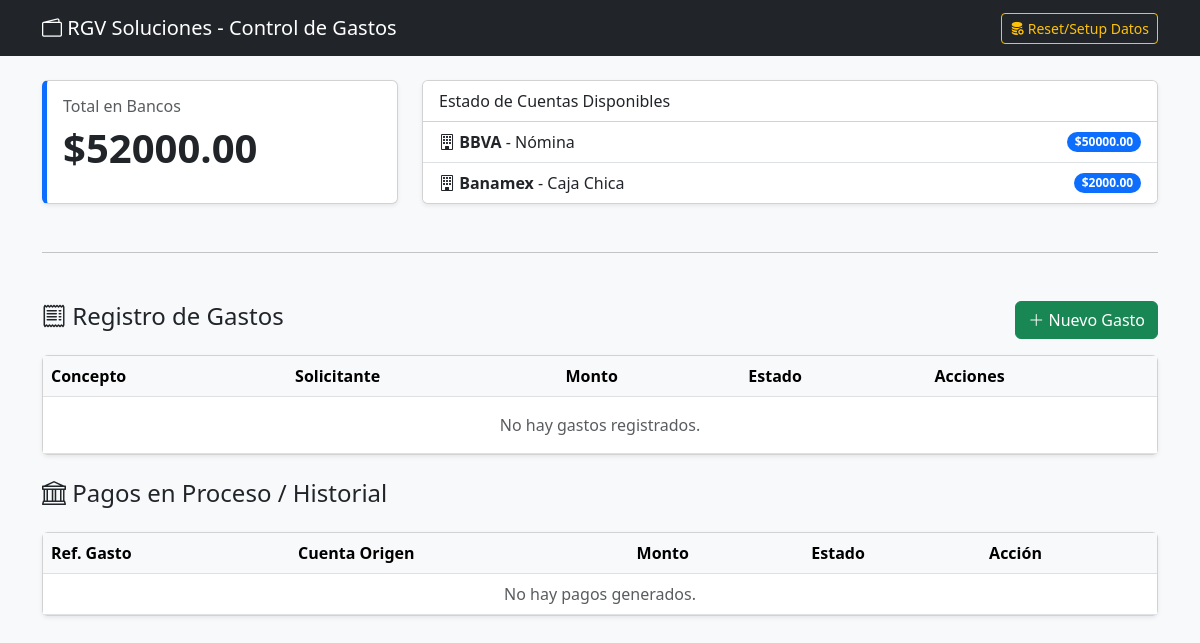
The app's page /, older data.
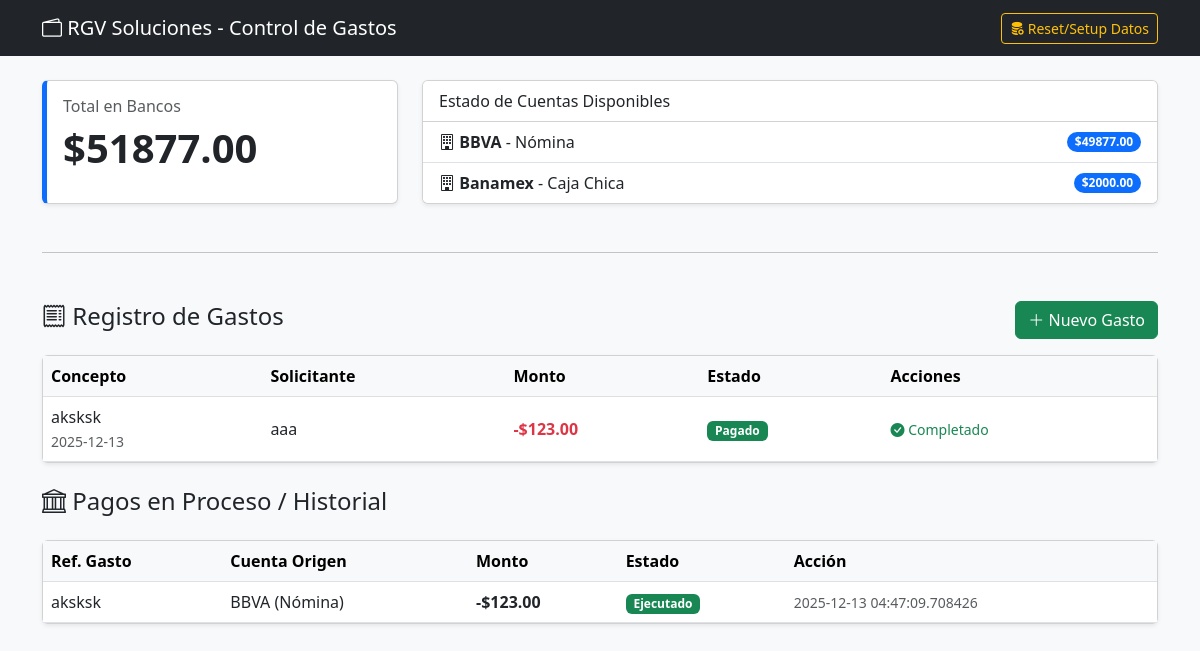
The same page, newer data.
### models.py (models this page shows, shortened)
class CuentaBancaria(db.Model):
    __tablename__ = 'cuenta_bancaria'
    id = db.Column(db.Integer, primary_key=True)
    nombre_banco = db.Column(db.String(100), nullable=False)
    nombre_cuenta = db.Column(db.String(100), nullable=False)
    numero_cuenta = db.Column(db.String(50), nullable=False, unique=True)
    saldo = db.Column(db.Numeric(12, 2), default=0.00)
    moneda = db.Column(db.String(10), default='MXN')
    pagos = db.relationship('Pago', backref='cuenta', lazy=True)

class Gasto(db.Model):
    __tablename__ = 'gasto'
    id = db.Column(db.Integer, primary_key=True)
    solicitante = db.Column(db.String(100), nullable=False)
    concepto = db.Column(db.String(200), nullable=False)
    monto = db.Column(db.Numeric(10, 2), nullable=False)
    fecha_creacion = db.Column(db.DateTime, default=datetime.utcnow)
    estado = db.Column(db.String(20), default='PENDIENTE')
    motivo_cancelacion = db.Column(db.String(300))
    pagos = db.relationship('Pago', backref='gasto', lazy=True)

class Pago(db.Model):
    __tablename__ = 'pago'
    id = db.Column(db.Integer, primary_key=True)
    gasto_id = db.Column(db.Integer, db.ForeignKey('gasto.id'), nullable=False)
    cuenta_id = db.Column(db.Integer, db.ForeignKey('cuenta_bancaria.id'), nullable=False)
    monto = db.Column(db.Numeric(10, 2), nullable=False)
    fecha_creacion = db.Column(db.DateTime, default=datetime.utcnow)
    fecha_programada = db.Column(db.Date, nullable=True)
    fecha_ejecucion = db.Column(db.DateTime)
    estado = db.Column(db.String(20), default='PENDIENTE')
    motivo_cancelacion = db.Column(db.String(300))
    notas = db.Column(db.String(500))

### app.py (the view)
@app.route('/')
def index():
    gastos = Gasto.query.order_by(Gasto.fecha_creacion.desc()).all()
    pagos = Pago.query.order_by(Pago.fecha_creacion.desc()).all()
    cuentas = CuentaBancaria.query.all()
    total_bancos = sum(c.saldo for c in cuentas)
    return render_template('base.html', gastos=gastos, pagos=pagos, cuentas=cuentas, total_bancos=total_bancos)

### templates/base.html (shortened to what the changed rows need)
<!doctype html>
<html lang="es">
<head>
    <link href="https://cdn.jsdelivr.net/npm/bootstrap@5.3.0/dist/css/bootstrap.min.css" rel="stylesheet">
    <link rel="stylesheet" href="https://cdn.jsdelivr.net/npm/bootstrap-icons@1.10.0/font/bootstrap-icons.css">
</head>
<body class="bg-light">
    <div class="container">
        <div class="row mb-4">
            <div class="col-md-4">
                <div class="card shadow-sm card-saldo h-100">
                    <div class="card-body">
                        <h6 class="text-muted">Total en Bancos</h6>
                        <h2 class="display-6 fw-bold">${{ total_bancos }}</h2>
                    </div>
                </div>
            </div>
            <div class="col-md-8">
                <div class="card shadow-sm h-100">
                    <ul class="list-group list-group-flush">
                        {% for cuenta in cuentas %}
                        <li class="list-group-item d-flex justify-content-between align-items-center">
                            <div>
                                <i class="bi bi-building"></i> <strong>{{ cuenta.nombre_banco }}</strong> - {{ cuenta.nombre_cuenta }}
                            </div>
                            <span class="badge bg-primary rounded-pill">${{ cuenta.saldo }}</span>
                        </li>
                        {% endfor %}
                    </ul>
                </div>
            </div>
        </div>
        <div class="row mb-4">
            <div class="col-12">
                <div class="card shadow-sm">
                    <div class="table-responsive">
                        <table class="table table-hover align-middle mb-0">
                            <thead class="table-light">
                                <tr>
                                    <th>Concepto</th>
                                    <th>Solicitante</th>
                                    <th>Monto</th>
                                    <th>Estado</th>
                                    <th>Acciones</th>
                                </tr>
                            </thead>
                            <tbody>
                                {% for gasto in gastos %}
                                <tr>
                                    <td>{{ gasto.concepto }}<br><small class="text-muted">{{ gasto.fecha_creacion.strftime('%Y-%m-%d') }}</small></td>
                                    <td>{{ gasto.solicitante }}</td>
                                    <td class="fw-bold text-danger">-${{ gasto.monto }}</td>
                                    <td>
                                        {% if gasto.estado == 'PENDIENTE' %}<span class="badge bg-warning text-dark">Pendiente</span>
                                        {% elif gasto.estado == 'APROBADO' %}<span class="badge bg-info text-dark">Aprobado</span>
                                        {% elif gasto.estado == 'PAGADO' %}<span class="badge bg-success">Pagado</span>
                                        {% else %}<span class="badge bg-secondary">Cancelado</span>{% endif %}
                                    </td>
                                    <td>
                                        {% if gasto.estado == 'PENDIENTE' %}
                                            <form action="{{ url_for('accion_gasto', id=gasto.id) }}" method="POST" class="d-inline">
                                                <input type="hidden" name="accion" value="aprobar">
                                                <button class="btn btn-sm btn-outline-success" title="Aprobar"><i class="bi bi-check-lg"></i></button>
                                            </form>
                                            <form action="{{ url_for('accion_gasto', id=gasto.id) }}" method="POST" class="d-inline">
                                                <input type="hidden" name="accion" value="cancelar">
                                                <button class="btn btn-sm btn-outline-danger" title="Rechazar"><i class="bi bi-x-lg"></i></button>
                                            </form>
                                            {% elif gasto.estado == 'PAGADO' %}
                                            <small class="text-success"><i class="bi bi-check-circle-fill"></i> Completado</small>
                                        {% endif %}
                                    </td>
                                </tr>
                                {% else %}
                                <tr><td colspan="5" class="text-center text-muted py-3">No hay gastos registrados.</td></tr>
                                {% endfor %}
                            </tbody>
                        </table>
                    </div>
                </div>
            </div>
        </div>
        <div class="row mb-5">
            <div class="col-12">
                <div class="card shadow-sm">
                    <div class="table-responsive">
                        <table class="table table-hover align-middle mb-0">
                            <thead class="table-light">
                                <tr>
                                    <th>Ref. Gasto</th>
                                    <th>Cuenta Origen</th>
                                    <th>Monto</th>
                                    <th>Estado</th>
                                    <th>Acción</th>
                                </tr>
                            </thead>
                            <tbody>
                                {% for pago in pagos %}
                                <tr>
                                    <td>{{ pago.gasto.concepto }}</td>
                                    <td>{{ pago.cuenta.nombre_banco }} ({{ pago.cuenta.nombre_cuenta }})</td>
                                    <td class="fw-bold">-${{ pago.monto }}</td>
                                    <td>
                                        {% if pago.estado == 'PENDIENTE' %}<span class="badge bg-warning text-dark">Por Ejecutar</span>
                                        {% elif pago.estado == 'EJECUTADO' %}<span class="badge bg-success">Ejecutado</span>
                                        {% else %}<span class="badge bg-secondary">Cancelado</span>{% endif %}
                                    </td>
                                    <td>
                                        {% if pago.estado == 'PENDIENTE' %}
                                            <form action="{{ url_for('ejecutar_pago', id=pago.id) }}" method="POST" class="d-inline">
                                                <button type="submit" name="accion" value="ejecutar" class="btn btn-sm btn-success fw-bold" title="Ejecutar y Descontar Saldo">
                                                    Ejecutar <i class="bi bi-send"></i>
                                                </button>
                                                <button type="submit" name="accion" value="cancelar" class="btn btn-sm btn-outline-secondary" title="Cancelar Pago">
                                                    <i class="bi bi-x"></i>
                                                </button>
                                            </form>
                                        {% else %}
                                            <small class="text-muted">{{ pago.fecha_ejecucion }}</small>
                                        {% endif %}
                                    </td>
                                </tr>
                                {% else %}
                                <tr><td colspan="5" class="text-center text-muted">No hay pagos generados.</td></tr>
                                {% endfor %}
                            </tbody>
                        </table>
                    </div>
                </div>
            </div>
        </div>
    </div>
</body>
</html>

Row changes from the older to the newer data that the page shows:
changed CuentaBancaria "BBVA": saldo "50000.00" → "49877.00"
added Gasto: concepto "aksksk", fecha_creacion "2025-12-13", solicitante "aaa", monto "123.00", estado "Pagado"
added Pago: gasto.concepto "aksksk", cuenta.nombre_banco "BBVA", cuenta.nombre_cuenta "Nómina", monto "123.00", estado "Ejecutado", fecha_ejecucion "2025-12-13 04:47:09.708426"
Text that changed along with them:
{{ total_bancos }}: "52000.00" → "51877.00"
text no longer shown: "No hay gastos registrados. No hay pagos generados."
